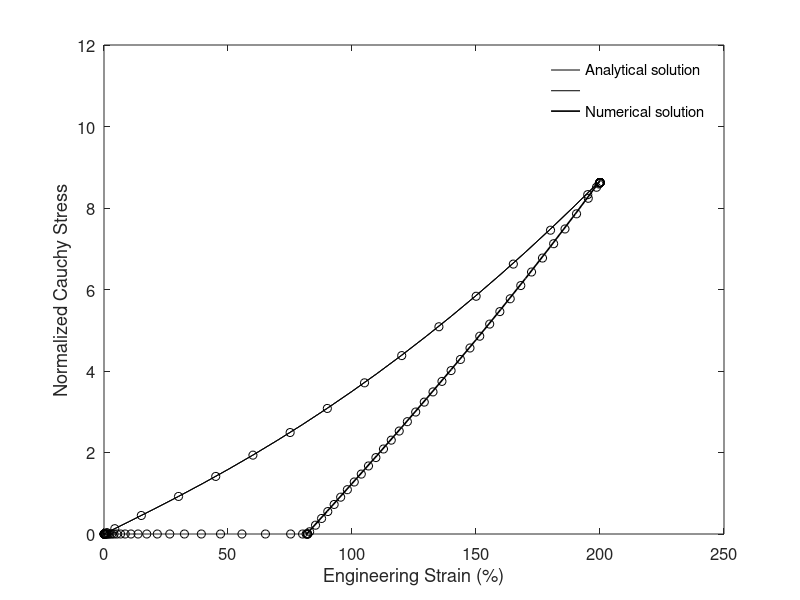
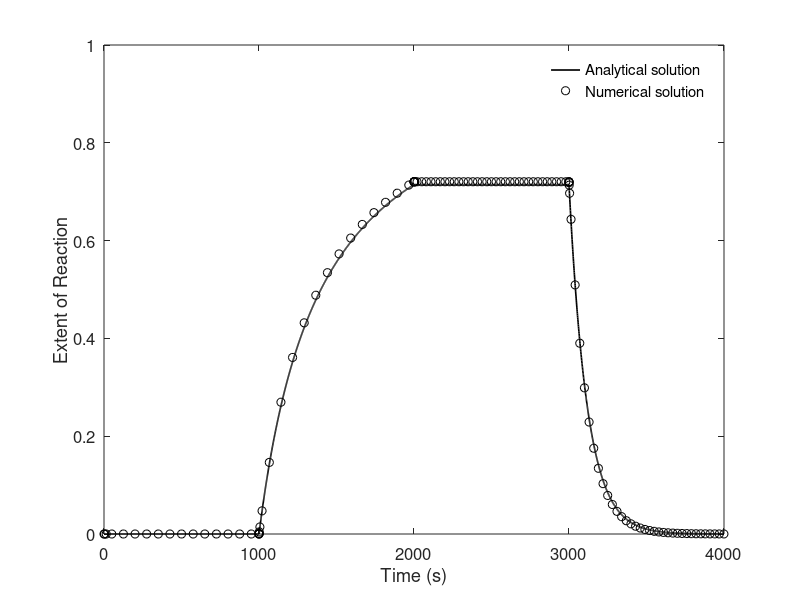

These figures' MATLAB source, in order:
clc;
clear;

%
% Define global parameters
%
Mu = 1.0e6;  %Shear modulus of initial phase
Mu1 = 3.0e6; %Shear modulus of light-induced phase
ef = 3;      %Stretch at which light is induced
af = 0.8;    %Final extent of reaction
kf = 0.0025; %Reaction constant of crosslinking
kr = 0.0085; %Reaction constant of clevage

tf = 1000;   %Time of crosslinking
tu = 1000;   %Time of unloading
tr = 1000;   %Time of clevage

%
% True strain vs. True stress
%
figure(1)
hold on;
%%--Loading--%%
lamda = 1:0.1:ef;
T1 = lamda.^2-1./lamda;

plot((lamda-1)*100,T1,'k');


%%--Unloading--%%
lamda = ef:-0.1:1;
T1 = lamda.^2-1./lamda;
T2 = 0.7145*(Mu1/Mu)*(lamda.^2/ef^2-ef./lamda);  
T = T1 + T2;

plot((lamda-1)*100,T1,'k',(lamda-1)*100,T,'k','linewidth',1.2);

%%--Simulation Results--%%
[strain stress] = textread('NominalStrainVsTrueStress.txt','%f%f','headerlines',3);
plot(strain(1:3:end)*100,stress(1:3:end)/Mu,'ko');

axis([0 250 0 12]);
box on;
xlabel('Engineering Strain (%)');
ylabel('Normalized Cauchy Stress');
legend('Analytical solution','','Numerical solution');
legend boxoff;
set(gca,'FontSize',12);
hold off;



%
% Time vs. Extent of reaction
%
figure(2);
hold on;

dt = 1;
alpha = zeros(1,max(size(0:dt:4000)));
alpha(1) = 0;
time = zeros(1,max(size(0:dt:4000)));
time(1) = 0;

for i = 2:max(size(0:dt:4000));
    time(i) = time(i-1) + dt;  
    if (time(i) >0 && time(i) <= 1000)
        alpha(i) = 0;
    elseif (time(i) > 1000 && time(i) <= 2000)
        alpha(i) = alpha(i-1) + dt*kf*(1-alpha(i-1))^2;
        if(alpha(i) >= af)
            alpha(i) = af;
        end
    elseif (time(i) > 2000 && time(i) <= 3000)
        alpha(i) = alpha(i-1);
    else
        alpha(i) = alpha(i-1) - dt*kr*alpha(i-1);
    end
end 
plot(time,alpha,'k','linewidth',1.2);

%--Simulation Results--%%
[t a] = textread('ExtentofReaction.txt','%f%f','headerlines',3);
plot(t(1:3:end),a(1:3:end),'ko');

axis([0 4000 0 1]);
box on;
xlabel('Time (s)');
ylabel('Extent of Reaction');
legend('Analytical solution','Numerical solution');
legend boxoff;
set(gca,'FontSize',12);
hold off;
